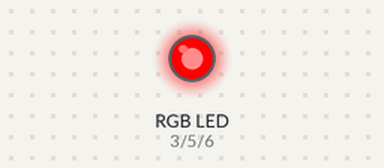
Recording of a sketch running on a simulated Arduino Uno, built with avr-gcc and run on an emulated ATmega328P. Shown: an RGB LED mixed from three pins (HIGH = lit).

Above: at 0.5 s.
At 1.5 s:
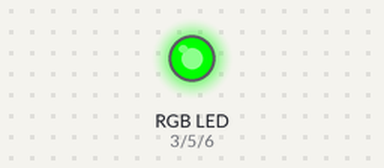
At 2.5 s:
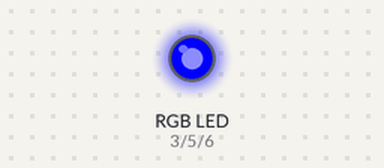
At 3.5 s:
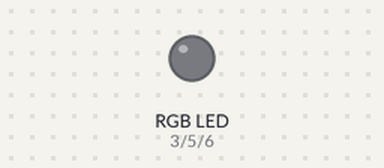
Timing chart, 0 to 5.2 s (numbered marks = the images above):
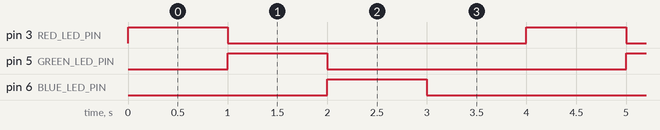

Measured:
- by itself, pin 3 (RED_LED_PIN), pin 5 (GREEN_LED_PIN), pin 6 (BLUE_LED_PIN): alternates HIGH for 1.0 s and LOW for 3.0 s
- by itself, everything shown: repeats every 4.0 s, in 4 steps

The sketch:

led_rgb_blink.ino
```cpp
#define RED_LED_PIN 3
#define GREEN_LED_PIN 5
#define BLUE_LED_PIN 6

void setup() {
  pinMode(RED_LED_PIN, OUTPUT);
  pinMode(GREEN_LED_PIN, OUTPUT);
  pinMode(BLUE_LED_PIN, OUTPUT);
}

void loop() {
  digitalWrite(RED_LED_PIN, HIGH);
  delay(1000);
  digitalWrite(RED_LED_PIN, LOW);
  digitalWrite(GREEN_LED_PIN, HIGH);
  delay(1000);
  digitalWrite(GREEN_LED_PIN, LOW);
  digitalWrite(BLUE_LED_PIN, HIGH);
  delay(1000);
  digitalWrite(BLUE_LED_PIN, LOW);
  delay(1000);
}
```
